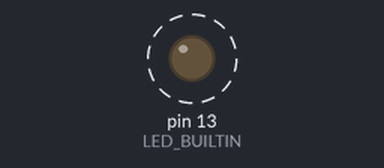
Simulated run of this sketch. Board: Arduino Uno, built with avr-gcc and run on an emulated ATmega328P. Parts: output pins drawn as LEDs (lit = HIGH). Dashed ring = blinking.

Above: at 0.2 s.
Timing chart, 0 to 3.5 s (numbered marks = the images above):
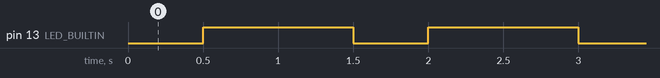

The sketch:

esp8266_blink.ino
```cpp
/*
 ESP8266 Blink
 Blink the blue LED on the ESP-01 module

 The blue LED on the ESP-01 module is connected to GPIO1
 (which is also the TXD pin; so we cannot use Serial.print() at the same time)

 Note that this sketch uses LED_BUILTIN to find the pin with the internal LED
*/

void setup() {
    pinMode(LED_BUILTIN, OUTPUT);
}

void loop() {
    // Turn the LED on (Note that LOW is the voltage level
    // but actually the LED is on; this is because
    // it is acive low on the ESP-01)
    digitalWrite(LED_BUILTIN, LOW);

    delay(500);

    // Turn the LED off by making the voltage HIGH
    digitalWrite(LED_BUILTIN, HIGH);

    delay(1000);
}
```

Measured:
- by itself, pin 13 (LED_BUILTIN): alternates HIGH for 1.0 s and LOW for 0.50 s
